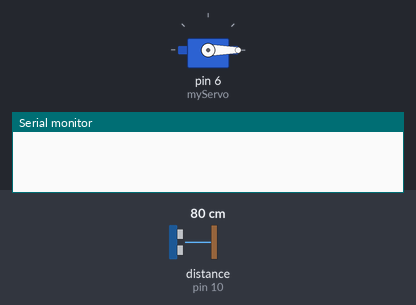
A sketch run on a simulated Arduino Uno, built with avr-gcc and run on an emulated ATmega328P. On the bench: servo, the last lines printed to the serial monitor. Wiring (inferred from the names in the program): ultrasonic range finder: trigger pin 9; echo pin 10. Inputs (shaded band) come from the test bench; at power-on: distance to the obstacle (sensor on pin 10) 80 cm. The echo pulse lasts 58.3 µs per cm.

Above: at 0.01 s.
1.3 s: distance to the obstacle (sensor on pin 10) set to 2 cm
At 2.1 s:
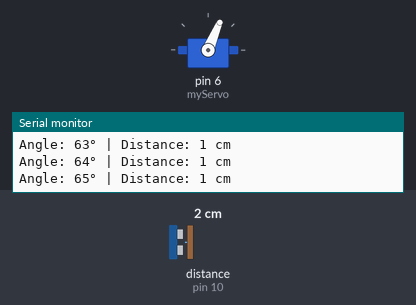
4.3 s: distance to the obstacle (sensor on pin 10) set to 250 cm
At 5.86 s:
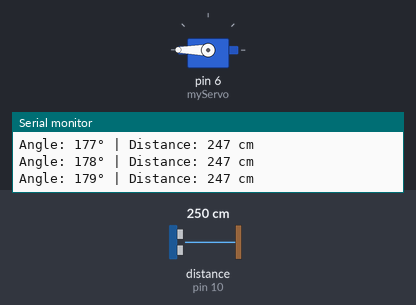
7.3 s: distance to the obstacle (sensor on pin 10) set to 299 cm
Timing chart, 0 to 19.3 s (numbered marks = the images above; inputs shaded):
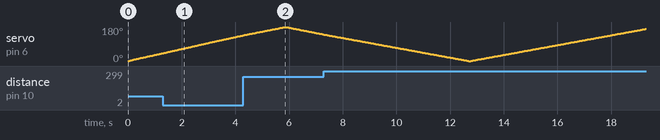

The sketch:

ultrasonic_radar.ino
```cpp
#include <Servo.h>

Servo myServo;          // create servo object
int trigPin = 9;        // Trigger pin of Ultrasonic Sensor
int echoPin = 10;       // Echo pin of Ultrasonic Sensor
long duration;
int distance;

void setup() {
  myServo.attach(6);   // Servo connected to pin 6
  pinMode(trigPin, OUTPUT);
  pinMode(echoPin, INPUT);
  Serial.begin(9600);
}

void loop() {
  for (int angle = 0; angle <= 180; angle++) {
    myServo.write(angle);
    delay(20);
    distance = getDistance();
    Serial.print("Angle: ");
    Serial.print(angle);
    Serial.print("° | Distance: ");
    Serial.print(distance);
    Serial.println(" cm");
  }

  for (int angle = 180; angle >= 0; angle--) {
    myServo.write(angle);
    delay(20);
    distance = getDistance();
    Serial.print("Angle: ");
    Serial.print(angle);
    Serial.print("° | Distance: ");
    Serial.print(distance);
    Serial.println(" cm");
  }
}

int getDistance() {
  digitalWrite(trigPin, LOW);
  delayMicroseconds(2);
  digitalWrite(trigPin, HIGH);
  delayMicroseconds(10);
  digitalWrite(trigPin, LOW);
  duration = pulseIn(echoPin, HIGH);
  int dist = duration * 0.034 / 2;
  return dist;
}
```
